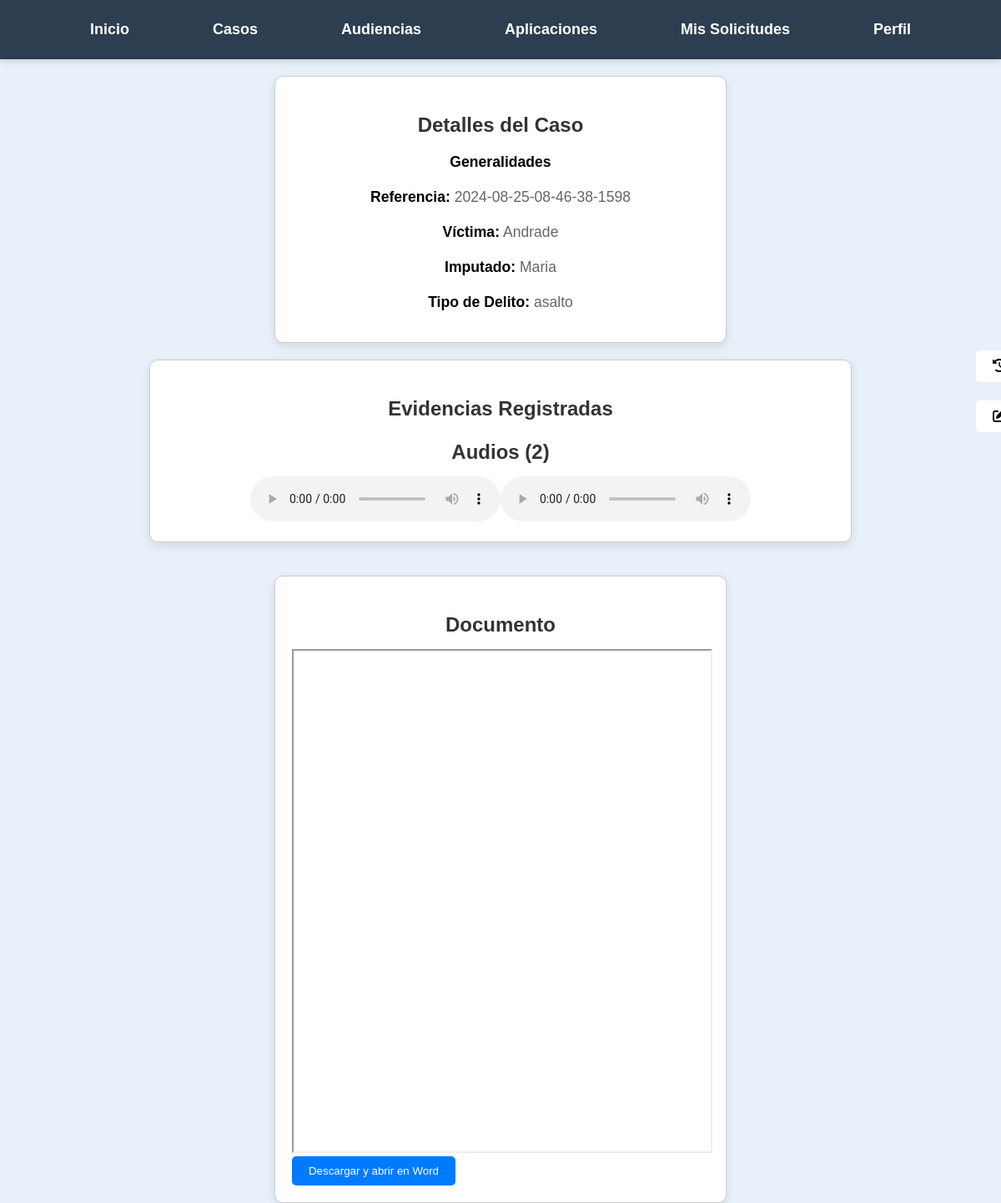
Screenshot of /Casos/ver_detalle_caso.php?referencia=2024-08-25-08-46-38-1598 (signed in) with the database file from the repository.
### tables this page shows
CREATE TABLE `casos` (
  `id` int(11) NOT NULL,
  `referencia` varchar(255) DEFAULT NULL,
  `victima` varchar(255) DEFAULT NULL,
  `imputado` varchar(255) DEFAULT NULL,
  `tipo_delito` varchar(255) DEFAULT NULL,
  `documento` varchar(255) DEFAULT NULL,
  `fecha_creacion` date NOT NULL DEFAULT current_timestamp(),
  `estado` varchar(10) DEFAULT 'activo'
);

CREATE TABLE `evidencias` (
  `id` int(11) NOT NULL,
  `caso_referencia` varchar(255) DEFAULT NULL,
  `nombre_archivo` varchar(255) DEFAULT NULL,
  `tipo_archivo` varchar(255) DEFAULT NULL,
  `ubicacion_archivo` varchar(255) DEFAULT NULL,
  `tipo_evidencia` varchar(255) DEFAULT NULL
);

CREATE TABLE `documentos` (
  `id` int(11) NOT NULL,
  `caso_referencia` varchar(255) DEFAULT NULL,
  `nombre_archivo` varchar(255) DEFAULT NULL,
  `tipo_archivo` varchar(255) DEFAULT NULL,
  `ubicacion_archivo` varchar(255) DEFAULT NULL,
  `archivado` tinyint(1) DEFAULT 0
);

### Casos/ver_detalle_caso.php (the view, shortened to what this page needs)
<?php
$servername = "localhost";
$username = "root";
$password = "";
$dbname = "legalcc";
$conn = new mysqli($servername, $username, $password, $dbname);
$user_id = $_SESSION['user_id'];
$sql = "SELECT tipo FROM usuarios WHERE id = ?";
$stmt = $conn->prepare($sql);
$stmt->bind_param("i", $user_id);
$stmt->execute();
$stmt->bind_result($tipo_usuario);
?>
<!DOCTYPE html>
<html lang="es">
<head>
    <link rel="stylesheet" href="https://cdnjs.cloudflare.com/ajax/libs/font-awesome/6.0.0-beta3/css/all.min.css">
</head>
<body>
<nav>
        <ul>
            <li><a href="/Pagina_principal.php">Inicio</a></li>
            <li>
                <a href="/Casos/Buscar_Casos.php">Casos</a>
            </li>
            <li><a href="/Audiencias/Buscar_Audiencias.php">Audiencias</a></li>
            <li><a href="apps.php">Aplicaciones</a></li>
            <?php if ($tipo_usuario === 'fiscal' || $tipo_usuario === 'abogado'): ?>
            <li><a href="/Audiencias/ver_solicitudes.php">Mis Solicitudes</a></li>
            <?php endif; ?>
            <li>
                <a href="/formularios/Perfil.php">Perfil</a>
            </li>
        </ul>
    </nav>
<a id="botonArribaIzquierda" href="/Casos/Buscar_Casos.php">
    <i class="fas fa-history"></i>
</a>
    <div class="container">
        <?php
        if (isset($_GET['referencia'])) {
            $servername = "localhost";
            $username = "root";
            $password = "";
            $database = "legalcc";
            $conn = new mysqli($servername, $username, $password, $database);
            $referencia = $_GET['referencia'];
            echo "<a href='editar_caso.php?referencia=$referencia' class='edit-btn'>
        <i class='fas fa-edit'></i>
      </a>";
            $sql = "SELECT * FROM casos WHERE referencia = '$referencia'";
            $result = $conn->query($sql);
            if ($result->num_rows > 0) {
                $row = $result->fetch_assoc();
                echo "<center>";
                echo "<div class='card'>";
                echo "<h3>Detalles del Caso</h3>";
                echo "<p><strong>Generalidades</strong>";
                echo "<p><strong>Referencia:</strong> " . $row["referencia"] . "</p>";
                echo "<p><strong>Víctima:</strong> " . $row["victima"] . "</p>";
                echo "<p><strong>Imputado:</strong> " . $row["imputado"] . "</p>";
                echo "<p><strong>Tipo de Delito:</strong> " . $row["tipo_delito"] . "</p>";
                echo "</center>";
                $sql_evidencia = "SELECT * FROM evidencias WHERE caso_referencia = '$referencia'";
                $result_evidencia = $conn->query($sql_evidencia);
                if ($result_evidencia->num_rows > 0) {
                    $imagenes = [];
                    $videos = [];
                    $audios = [];
                    while($row_evidencia = $result_evidencia->fetch_assoc()) {
                        $extension = pathinfo($row_evidencia["nombre_archivo"], PATHINFO_EXTENSION);
                        if (in_array($extension, ['jpg', 'jpeg', 'png', 'gif'])) {
                            $imagenes[] = $row_evidencia;
                        } elseif (in_array($extension, ['mp4', 'webm', 'ogg'])) {
                            $videos[] = $row_evidencia;
                        } elseif (in_array($extension, ['mp3', 'ogg', 'wav'])) {
                            $audios[] = $row_evidencia;
                        }
                    }
                    echo "<div class='card2'>";
                    echo "<h3>Evidencias Registradas</h3>";
                    if (count($audios) > 0) {
                        echo "<center>";
                        echo "<h3> Audios (" . count($audios) . ")</h3>";
                        foreach ($audios as $audio) {
                            echo "<audio controls>";
                            echo "<source src='" . $audio["ubicacion_archivo"] . "' type='audio/" . pathinfo($audio["nombre_archivo"], PATHINFO_EXTENSION) . "'>";
                            echo "</audio>";
                        }
                        echo "</div>";
                    }
                    echo "</div>";
                } else {
                    echo "<p>No hay evidencia asociada a este caso.</p>";
                }
                echo "<div class='card2'>";
                $sql_documento = "SELECT * FROM documentos WHERE caso_referencia = '$referencia'";
                $result_documento = $conn->query($sql_documento);
                if ($result_documento->num_rows > 0) {
                    echo "<div class='documento'>";
                    echo "<h3>Documento</h3>";
                    while ($row_documento = $result_documento->fetch_assoc()) {
                        $ubicacionArchivo = $row_documento["ubicacion_archivo"];
                        $extension = pathinfo($ubicacionArchivo, PATHINFO_EXTENSION);
                        if ($extension === 'pdf') {
                            echo "<iframe src='$ubicacionArchivo' width='100%' height='600px'></iframe>";
                        } elseif ($extension === 'doc' || $extension === 'docx') {
                            echo "<iframe src='https://view.officeapps.live.com/op/embed.aspx?src=$ubicacionArchivo' width='100%' height='600px'></iframe>";
                            echo "<a href='$ubicacionArchivo' download><button>Descargar y abrir en Word</button></a>";
                        } else {
                            echo "<p>Formato de archivo no compatible: $ubicacionArchivo</p>";
                        }
                    }
                    echo "</div>";
                } else {
                    echo "<p>No hay documento asociado a este caso.</p>";
                }
            } else {
                echo "<p>No se encontraron detalles para la referencia de caso proporcionada.</p>";
            }
        } else {
            echo "<p>No se proporcionó una referencia de caso válida.</p>";
        }
        ?>
    </div>
</body>
</html>

### Casos/ver_detalle_caso.php (style rules this page uses)
body { font-family: 'Bahnschrift', sans-serif; background-color: #e8f0fa; margin: 0; padding: 0; display: flex; flex-direction: column; height: 100vh; }
nav { background-color: #2c3e50; padding: 15px 0; box-shadow: 0 4px 6px rgba(0, 0, 0, 0.1); }
ul { list-style-type: none; margin: 0; padding: 0; display: flex; justify-content: center; gap: 40px; }
ul li { position: relative; }
ul li a { text-decoration: none; color: white; font-size: 18px; font-weight: bold; padding: 10px 30px; display: block; transition: background-color 0.3s ease, transform 0.2s ease; border-radius: 8px; }
p { color: #555; font-size: 20px; max-width: 600px; line-height: 1.6; }
#botonArribaIzquierda { position: fixed; top: 20px; left: 20px; padding: 10px 20px; background-color: white; color: black; text-decoration: none; border-radius: 5px; font-family: Arial, sans-serif; font-size: 16px; transition: background-color 0.3s, color 0.3s; margin-left: 1150px; margin-top: 400px; }
.edit-btn { position: fixed; top: 400px; left: 20px; padding: 10px 20px; background-color: white; color: black; text-decoration: none; border-radius: 5px; font-family: Arial, sans-serif; font-size: 16px; transition: background-color 0.3s, color 0.3s; margin-left: 1150px; margin-top: 80px; }
.card { border: 1px solid #ccc; border-radius: 10px; padding: 20px; margin: 20px auto; max-width: 500px; background-color: #ffffff; box-shadow: 0 4px 12px rgba(0, 0, 0, 0.1); }
.card h3 { color: #333; font-size: 1.5em; text-align: center; margin-bottom: 15px; }
.card p { color: #666; font-size: 1.1em; line-height: 1.4; margin-bottom: 15px; }
.card p strong { color: #000; font-weight: bold; }
.card2 { border: 1px solid #ccc; border-radius: 10px; padding: 20px; margin: 20px auto; max-width: 800px; background-color: #ffffff; box-shadow: 0 4px 12px rgba(0, 0, 0, 0.1); }
.card2 h3 { color: #333; font-size: 1.5em; text-align: center; margin-bottom: 15px; }
button { display: inline-block; padding: 10px 20px; background-color: #007bff; color: #fff; border: none; text-decoration: none; border-radius: 5px; transition: background-color 0.3s ease; }

### rows the page displays
casos: referencia "2024-08-25-08-46-38-1598", victima "Andrade", imputado "Maria", tipo_delito "asalto"

### other values shown
count($audios) "2"
